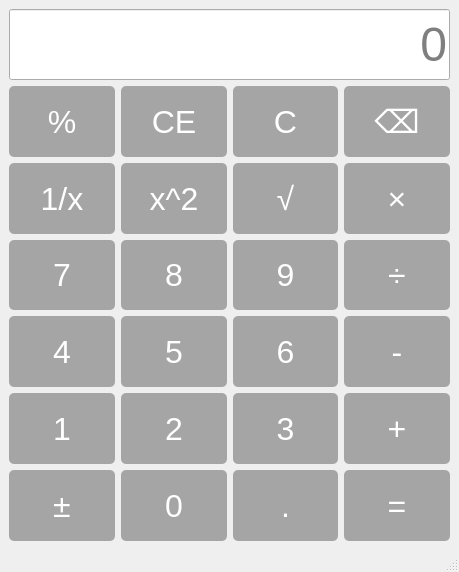
<?xml version="1.0" encoding="UTF-8"?>
<ui version="4.0">
 <class>MainWindow</class>
 <widget class="QMainWindow" name="MainWindow">
  <property name="geometry">
   <rect>
    <x>0</x>
    <y>0</y>
    <width>459</width>
    <height>572</height>
   </rect>
  </property>
  <property name="windowTitle">
   <string>MainWindow</string>
  </property>
  <property name="styleSheet">
   <string notr="true">QPushButton{
	background-color: rgba(50,50,50,100);
	font-size:24pt;
	color:white;
	border-radius:5px;
}
QPushButton:hover{
	background-color: lightgreen;
	color:black;
}
QPushButton:pressed{
	background-color: red;
	color:black;
}
QLineEdit{
font-size:36pt;
}
</string>
  </property>
  <widget class="QWidget" name="centralwidget">
   <property name="sizePolicy">
    <sizepolicy hsizetype="Minimum" vsizetype="Minimum">
     <horstretch>0</horstretch>
     <verstretch>0</verstretch>
    </sizepolicy>
   </property>
   <layout class="QVBoxLayout" name="verticalLayout">
    <item>
     <layout class="QGridLayout" name="gridLayout_6">
      <item row="2" column="3">
       <widget class="QPushButton" name="btnMultiple">
        <property name="sizePolicy">
         <sizepolicy hsizetype="Minimum" vsizetype="Minimum">
          <horstretch>0</horstretch>
          <verstretch>0</verstretch>
         </sizepolicy>
        </property>
        <property name="text">
         <string>×</string>
        </property>
       </widget>
      </item>
      <item row="1" column="0">
       <widget class="QPushButton" name="btnPercentage">
        <property name="sizePolicy">
         <sizepolicy hsizetype="Minimum" vsizetype="Minimum">
          <horstretch>0</horstretch>
          <verstretch>0</verstretch>
         </sizepolicy>
        </property>
        <property name="text">
         <string>%</string>
        </property>
       </widget>
      </item>
      <item row="2" column="0">
       <widget class="QPushButton" name="btnInverse">
        <property name="sizePolicy">
         <sizepolicy hsizetype="Minimum" vsizetype="Minimum">
          <horstretch>0</horstretch>
          <verstretch>0</verstretch>
         </sizepolicy>
        </property>
        <property name="text">
         <string>1/x</string>
        </property>
       </widget>
      </item>
      <item row="3" column="2">
       <widget class="QPushButton" name="btnNum9">
        <property name="sizePolicy">
         <sizepolicy hsizetype="Minimum" vsizetype="Minimum">
          <horstretch>0</horstretch>
          <verstretch>0</verstretch>
         </sizepolicy>
        </property>
        <property name="text">
         <string>9</string>
        </property>
       </widget>
      </item>
      <item row="2" column="2">
       <widget class="QPushButton" name="btnSqrt">
        <property name="sizePolicy">
         <sizepolicy hsizetype="Minimum" vsizetype="Minimum">
          <horstretch>0</horstretch>
          <verstretch>0</verstretch>
         </sizepolicy>
        </property>
        <property name="text">
         <string>√</string>
        </property>
       </widget>
      </item>
      <item row="6" column="3">
       <widget class="QPushButton" name="btnEqual">
        <property name="sizePolicy">
         <sizepolicy hsizetype="Minimum" vsizetype="Minimum">
          <horstretch>0</horstretch>
          <verstretch>0</verstretch>
         </sizepolicy>
        </property>
        <property name="text">
         <string>=</string>
        </property>
       </widget>
      </item>
      <item row="1" column="2">
       <widget class="QPushButton" name="btnClear">
        <property name="sizePolicy">
         <sizepolicy hsizetype="Minimum" vsizetype="Minimum">
          <horstretch>0</horstretch>
          <verstretch>0</verstretch>
         </sizepolicy>
        </property>
        <property name="text">
         <string>C</string>
        </property>
       </widget>
      </item>
      <item row="3" column="1">
       <widget class="QPushButton" name="btnNum8">
        <property name="sizePolicy">
         <sizepolicy hsizetype="Minimum" vsizetype="Minimum">
          <horstretch>0</horstretch>
          <verstretch>0</verstretch>
         </sizepolicy>
        </property>
        <property name="text">
         <string>8</string>
        </property>
       </widget>
      </item>
      <item row="5" column="2">
       <widget class="QPushButton" name="btnNum3">
        <property name="sizePolicy">
         <sizepolicy hsizetype="Minimum" vsizetype="Minimum">
          <horstretch>0</horstretch>
          <verstretch>0</verstretch>
         </sizepolicy>
        </property>
        <property name="text">
         <string>3</string>
        </property>
       </widget>
      </item>
      <item row="6" column="1">
       <widget class="QPushButton" name="btnNum0">
        <property name="sizePolicy">
         <sizepolicy hsizetype="Minimum" vsizetype="Minimum">
          <horstretch>0</horstretch>
          <verstretch>0</verstretch>
         </sizepolicy>
        </property>
        <property name="text">
         <string>0</string>
        </property>
       </widget>
      </item>
      <item row="6" column="0">
       <widget class="QPushButton" name="btnSign">
        <property name="sizePolicy">
         <sizepolicy hsizetype="Minimum" vsizetype="Minimum">
          <horstretch>0</horstretch>
          <verstretch>0</verstretch>
         </sizepolicy>
        </property>
        <property name="text">
         <string>±</string>
        </property>
       </widget>
      </item>
      <item row="5" column="1">
       <widget class="QPushButton" name="btnNum2">
        <property name="sizePolicy">
         <sizepolicy hsizetype="Minimum" vsizetype="Minimum">
          <horstretch>0</horstretch>
          <verstretch>0</verstretch>
         </sizepolicy>
        </property>
        <property name="text">
         <string>2</string>
        </property>
       </widget>
      </item>
      <item row="4" column="0">
       <widget class="QPushButton" name="btnNum4">
        <property name="sizePolicy">
         <sizepolicy hsizetype="Minimum" vsizetype="Minimum">
          <horstretch>0</horstretch>
          <verstretch>0</verstretch>
         </sizepolicy>
        </property>
        <property name="text">
         <string>4</string>
        </property>
       </widget>
      </item>
      <item row="2" column="1">
       <widget class="QPushButton" name="btnSquare">
        <property name="sizePolicy">
         <sizepolicy hsizetype="Minimum" vsizetype="Minimum">
          <horstretch>0</horstretch>
          <verstretch>0</verstretch>
         </sizepolicy>
        </property>
        <property name="text">
         <string>x^2</string>
        </property>
       </widget>
      </item>
      <item row="4" column="2">
       <widget class="QPushButton" name="btnNum6">
        <property name="sizePolicy">
         <sizepolicy hsizetype="Minimum" vsizetype="Minimum">
          <horstretch>0</horstretch>
          <verstretch>0</verstretch>
         </sizepolicy>
        </property>
        <property name="text">
         <string>6</string>
        </property>
       </widget>
      </item>
      <item row="1" column="1">
       <widget class="QPushButton" name="btnClearAl">
        <property name="sizePolicy">
         <sizepolicy hsizetype="Minimum" vsizetype="Minimum">
          <horstretch>0</horstretch>
          <verstretch>0</verstretch>
         </sizepolicy>
        </property>
        <property name="text">
         <string>CE</string>
        </property>
       </widget>
      </item>
      <item row="1" column="3">
       <widget class="QPushButton" name="btnDelete">
        <property name="sizePolicy">
         <sizepolicy hsizetype="Minimum" vsizetype="Minimum">
          <horstretch>0</horstretch>
          <verstretch>0</verstretch>
         </sizepolicy>
        </property>
        <property name="text">
         <string>⌫</string>
        </property>
       </widget>
      </item>
      <item row="5" column="3">
       <widget class="QPushButton" name="btnPlus">
        <property name="sizePolicy">
         <sizepolicy hsizetype="Minimum" vsizetype="Minimum">
          <horstretch>0</horstretch>
          <verstretch>0</verstretch>
         </sizepolicy>
        </property>
        <property name="text">
         <string>+</string>
        </property>
       </widget>
      </item>
      <item row="0" column="0" colspan="4">
       <widget class="QLineEdit" name="display">
        <property name="sizePolicy">
         <sizepolicy hsizetype="Expanding" vsizetype="Minimum">
          <horstretch>0</horstretch>
          <verstretch>0</verstretch>
         </sizepolicy>
        </property>
        <property name="alignment">
         <set>Qt::AlignmentFlag::AlignRight|Qt::AlignmentFlag::AlignTrailing|Qt::AlignmentFlag::AlignVCenter</set>
        </property>
        <property name="placeholderText">
         <string>0</string>
        </property>
       </widget>
      </item>
      <item row="4" column="3">
       <widget class="QPushButton" name="btnMinus">
        <property name="sizePolicy">
         <sizepolicy hsizetype="Minimum" vsizetype="Minimum">
          <horstretch>0</horstretch>
          <verstretch>0</verstretch>
         </sizepolicy>
        </property>
        <property name="text">
         <string>-</string>
        </property>
       </widget>
      </item>
      <item row="5" column="0">
       <widget class="QPushButton" name="btnNum1">
        <property name="sizePolicy">
         <sizepolicy hsizetype="Minimum" vsizetype="Minimum">
          <horstretch>0</horstretch>
          <verstretch>0</verstretch>
         </sizepolicy>
        </property>
        <property name="text">
         <string>1</string>
        </property>
       </widget>
      </item>
      <item row="4" column="1">
       <widget class="QPushButton" name="btnNum5">
        <property name="sizePolicy">
         <sizepolicy hsizetype="Minimum" vsizetype="Minimum">
          <horstretch>0</horstretch>
          <verstretch>0</verstretch>
         </sizepolicy>
        </property>
        <property name="text">
         <string>5</string>
        </property>
       </widget>
      </item>
      <item row="3" column="0">
       <widget class="QPushButton" name="btnNum7">
        <property name="sizePolicy">
         <sizepolicy hsizetype="Minimum" vsizetype="Minimum">
          <horstretch>0</horstretch>
          <verstretch>0</verstretch>
         </sizepolicy>
        </property>
        <property name="styleSheet">
         <string notr="true"/>
        </property>
        <property name="text">
         <string>7</string>
        </property>
       </widget>
      </item>
      <item row="6" column="2">
       <widget class="QPushButton" name="btnPeriod">
        <property name="sizePolicy">
         <sizepolicy hsizetype="Minimum" vsizetype="Minimum">
          <horstretch>0</horstretch>
          <verstretch>0</verstretch>
         </sizepolicy>
        </property>
        <property name="text">
         <string>.</string>
        </property>
       </widget>
      </item>
      <item row="3" column="3">
       <widget class="QPushButton" name="btnDivide">
        <property name="sizePolicy">
         <sizepolicy hsizetype="Minimum" vsizetype="Minimum">
          <horstretch>0</horstretch>
          <verstretch>0</verstretch>
         </sizepolicy>
        </property>
        <property name="text">
         <string>÷</string>
        </property>
       </widget>
      </item>
     </layout>
    </item>
   </layout>
  </widget>
  <widget class="QMenuBar" name="menubar">
   <property name="geometry">
    <rect>
     <x>0</x>
     <y>0</y>
     <width>459</width>
     <height>21</height>
    </rect>
   </property>
  </widget>
  <widget class="QStatusBar" name="statusbar"/>
 </widget>
 <resources/>
 <connections/>
</ui>
